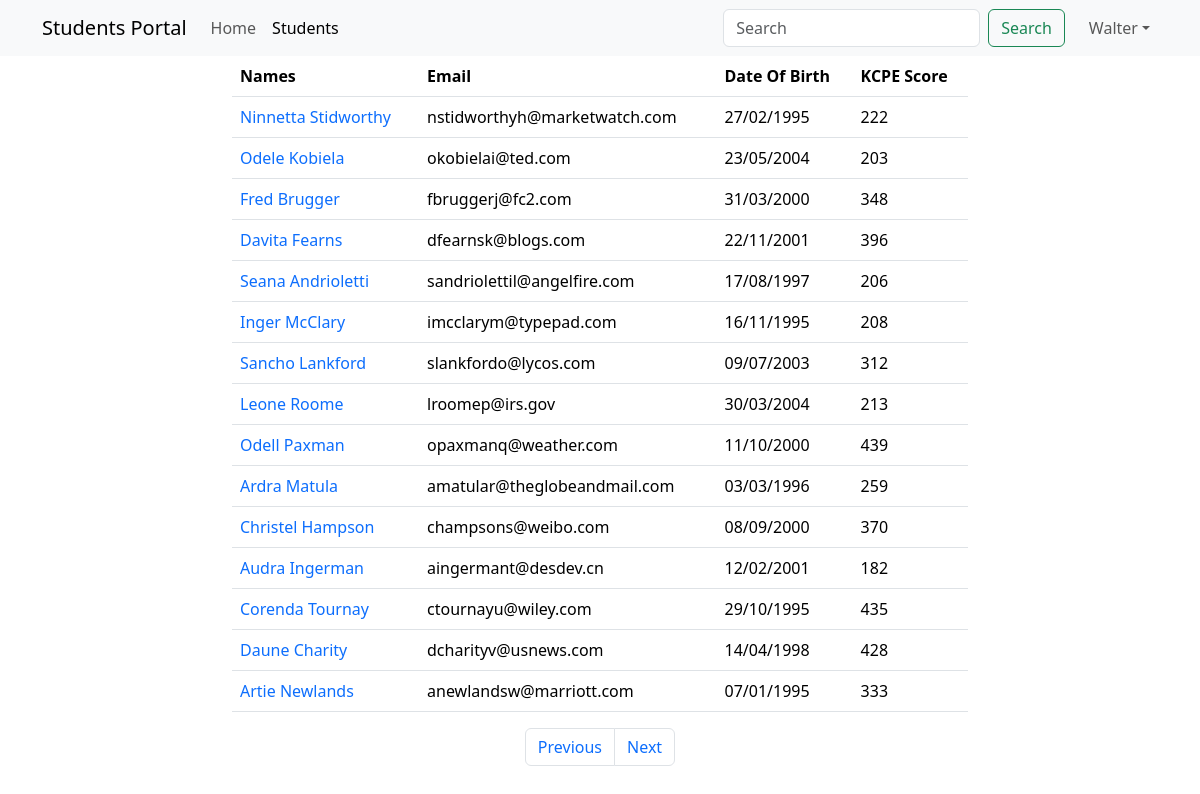
/show?page=2 (signed in), run on the app's committed database.
### main_app/models.py (models this page shows, shortened)
class Student(models.Model):
    first_name = models.CharField(max_length=25)
    last_name = models.CharField(max_length=25)
    dob = models.DateField()
    email = models.EmailField(unique=True)
    weight = models.DecimalField(max_digits=5, decimal_places=2)  # 100.500
    is_sporty = models.BooleanField(default=False)
    kcpe_score = models.IntegerField()
    profile_pic = models.ImageField(upload_to=generate_unique_name, null=True, default="students/default.png")
    created_at = models.DateTimeField(auto_now_add=True)
    updated_at = models.DateTimeField(auto_now=True)

### main_app/views.py (the view)
# urls.py: path('show', views.show_students, name="show"),
@login_required
def show_students(request):
    data = Student.objects.all()  # SELECT * FROM students
    paginator = Paginator(data, 15)
    page_number = request.GET.get("page")
    data = paginator.get_page(page_number)
    return render(request, "display.html", {"students": data})

### templates/display.html (shortened to what this page needs)
{% extends 'base.html' %}
{% block content %}
    {% include 'navbar.html' %}
    <div class="container">
        <div class="row justify-content-center">
            <div class="col-sm-8">
                <table class="table">
                    <thead>
                    <tr>
                        <th>Names</th>
                        <th>Email</th>
                        <th>Date Of Birth</th>
                        <th>KCPE Score</th>
                    </tr>
                    </thead>
                    <tbody>
                    {% for student in students %}
                        <tr>
                            <td>
                                <a href="{% url 'details' student.id %}"
                                   class="text-decoration-none">{{ student.first_name }} {{ student.last_name }}</a>
                            </td>
                            <td>{{ student.email }}</td>
                            <td>{{ student.dob | date:'d/m/Y' }}</td>
                            <td>{{ student.kcpe_score }}</td>
                        </tr>
                    {% endfor %}
                    </tbody>
                </table>
                <nav aria-label="Page navigation example">
                    <ul class="pagination justify-content-center">
                        {% if students.has_previous %}
                            <li class="page-item">
                                <a class="page-link" href='?page={{ students.previous_page_number }}'>Previous</a>
                            </li>
                        {% else %}
                            <li class="page-item disabled">
                                <a class="page-link" href='' tabindex="-1" aria-disabled="True">Previous</a>
                            </li>
                        {% endif %}
                        {% if students.has_next %}
                            <li class="page-item">
                                <a class="page-link" href='?page={{ students.next_page_number }}'>Next</a>
                            </li>
                        {% else %}
                            <li class="page-item disabled">
                                <a class="page-link" href='' tabindex="-1" aria-disabled="True">Next</a>
                            </li>
                        {% endif %}
                    </ul>
                </nav>
            </div>
        </div>
    </div>
{% endblock %}

### templates/navbar.html (shortened to what this page needs)
<nav class="navbar sticky-top navbar-expand-lg navbar-light bg-light">
    <div class="container">
        <a class="navbar-brand" href="{% url 'home' %}">Students Portal</a>
        <div class="collapse navbar-collapse" id="navbarTogglerDemo02">
            <ul class="navbar-nav me-auto mb-2 mb-lg-0">
                <li class="nav-item">
                    <a class="nav-link  {% if '/' == request.path %} active {% endif %}" aria-current="page"
                       href="{% url 'home' %}">Home</a>
                </li>
                <li class="nav-item">
                    <a class="nav-link {% if 'show' in request.path %} active {% endif %} " href="{% url 'show' %}">Students</a>
                </li>
            </ul>
            <form class="d-flex" method="get" action="{% url 'search' %}">
                <input class="form-control me-2" name="search" type="search" placeholder="Search" aria-label="Search">
                <button class="btn btn-outline-success" type="submit">Search</button>
            </form>
            <ul class="navbar-nav ms-3 mb-2 mb-lg-0">
                <li class="nav-item dropdown">
                    <a class="nav-link dropdown-toggle" href="#" role="button" data-bs-toggle="dropdown">{{ user.first_name }}</a>
                </li>
            </ul>
        </div>
    </div>
</nav>

### data on the page
Student: first_name "Ninnetta", last_name "Stidworthy", email "nstidworthyh@marketwatch.com", dob "27/02/1995", kcpe_score "222"
Student: first_name "Odele", last_name "Kobiela", email "okobielai@ted.com", dob "23/05/2004", kcpe_score "203"
Student: first_name "Fred", last_name "Brugger", email "fbruggerj@fc2.com", dob "31/03/2000", kcpe_score "348"
Student: first_name "Davita", last_name "Fearns", email "dfearnsk@blogs.com", dob "22/11/2001", kcpe_score "396"
Student: first_name "Seana", last_name "Andrioletti", email "sandriolettil@angelfire.com", dob "17/08/1997", kcpe_score "206"
Student: first_name "Inger", last_name "McClary", email "imcclarym@typepad.com", dob "16/11/1995", kcpe_score "208"
Student: first_name "Sancho", last_name "Lankford", email "slankfordo@lycos.com", dob "09/07/2003", kcpe_score "312"
Student: first_name "Leone", last_name "Roome", email "lroomep@irs.gov", dob "30/03/2004", kcpe_score "213"
Student: first_name "Odell", last_name "Paxman", email "opaxmanq@weather.com", dob "11/10/2000", kcpe_score "439"
Student: first_name "Ardra", last_name "Matula", email "amatular@theglobeandmail.com", dob "03/03/1996", kcpe_score "259"
Student: first_name "Christel", last_name "Hampson", email "champsons@weibo.com", dob "08/09/2000", kcpe_score "370"
Student: first_name "Audra", last_name "Ingerman", email "aingermant@desdev.cn", dob "12/02/2001", kcpe_score "182"
Student: first_name "Corenda", last_name "Tournay", email "ctournayu@wiley.com", dob "29/10/1995", kcpe_score "435"
Student: first_name "Daune", last_name "Charity", email "dcharityv@usnews.com", dob "14/04/1998", kcpe_score "428"
Student: first_name "Artie", last_name "Newlands", email "anewlandsw@marriott.com", dob "07/01/1995", kcpe_score "333"

### other printed values
{{ user.first_name }} "Walter"
